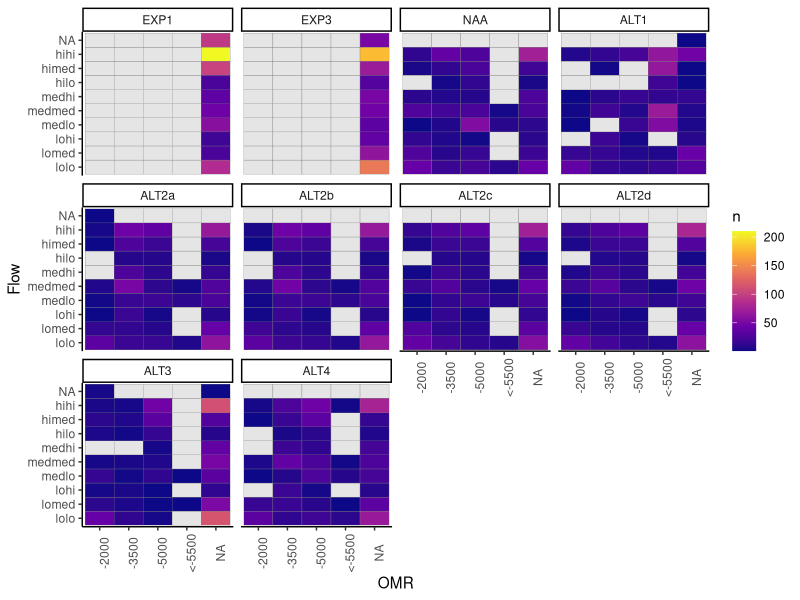
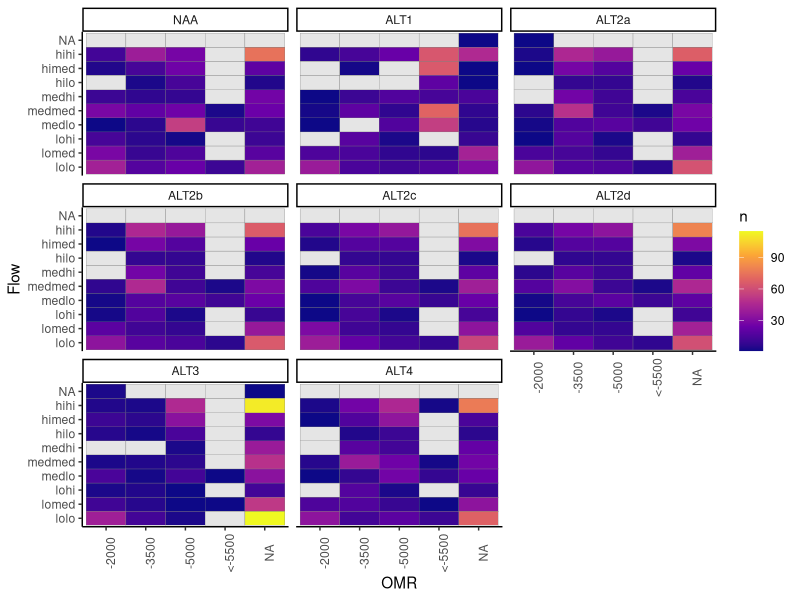
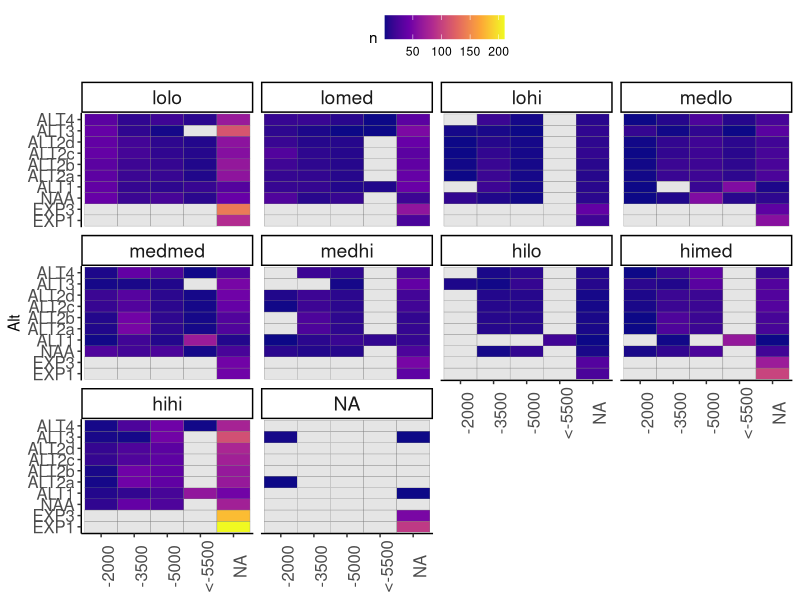
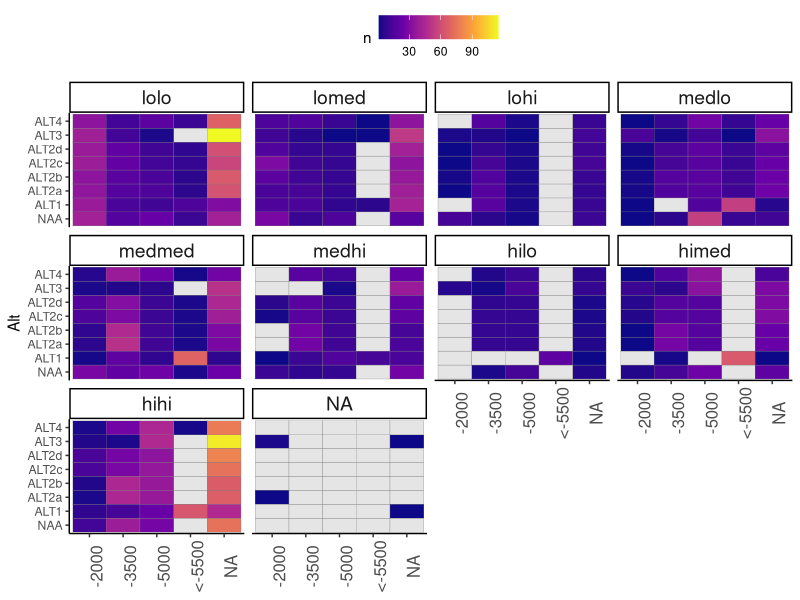
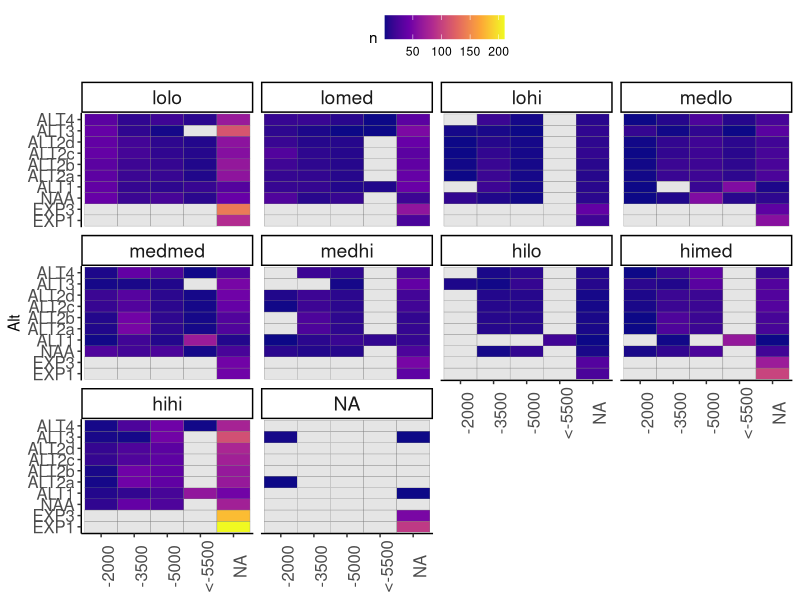
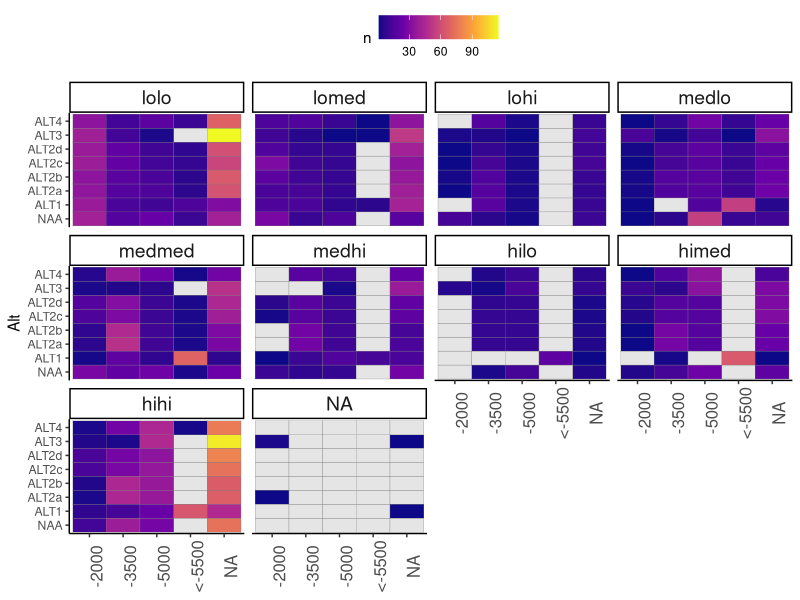

Source code (R) for these figures, in order: (Note: this script raises an error after producing the figures.)
##############################################
# Last updated 10/19/2023 by Catarina Pien (USBR)
# Calculate sample sizes for each alt in flow and OMR bins
# There is a version for the BA (Frequency) that needs to be edited
# and a version for ZOI which also applies to other analyses
#################################################

library(ggplot2)
library(dplyr)
library(readr)
library(readxl)
library(lubridate)
library(viridis)
library(tidyr)

# This part applies to both sections.
# Read data -------------------------------

# order
alt_order = c("EXP1", "EXP3", "NAA",
              "ALT1",
              "ALT2a", "ALT2b", "ALT2c", "ALT2d",
              "ALT3", "ALT4")
col_order = c("Flow", "OMR", "OMR_range",  "EXP1", "EXP3", "NAA",
              "ALT1",
              "ALT2a", "ALT2b", "ALT2c", "ALT2d",
              "ALT3", "ALT4")
inflow_order = c("lolo", "lomed", "lohi", "medlo", "medmed", "medhi", "hilo", "himed", "hihi", "NA")
omr_order = c("< -3500", ">= -3500")
safe_pal <- c('#003E51','#007396', '#C69214', '#DDCBA4','#FF671F', '#215732','#4C12A1','#9a3324', "#88CCEE","#AA4499")

# read in data
bins <- read_excel("data_raw/calsim/Reclamation_2021LTO_SacR_SJR_OMR_Binning_rev01_20230929_result.xlsx", skip = 5)

# rename column names
colnames(bins) <- c("Date", "Flow_EXP1", "OMR_EXP1", "Flow_EXP3", "OMR_EXP3",
                    "Flow_NAA", "OMR_NAA", "Flow_ALT1", "OMR_ALT1",
                    "Flow_ALT2a", "OMR_ALT2a", "Flow_ALT2b", "OMR_ALT2b",
                    "Flow_ALT2c", "OMR_ALT2c", "Flow_ALT2d", "OMR_ALT2d",
                    "Flow_ALT3", "OMR_ALT3", "Flow_ALT4", "OMR_ALT4")
bins2 <- bins[-1,]

# Start here for ZOI analysis. Skip to BA section for BA analysis.
# ZOI -------------------------------
## reformat ----------------------
###  make long ---------

# use bins2 for looking at sample sizes for zone of influence
bins_long <-  bins2 %>%
  pivot_longer(
    -Date,
    cols_vary = "slowest",
    names_to = c(".value", "Alt"),
    names_sep = "_"
  ) %>%
  mutate(Month = month(Date))

## filter Dec-June --------
bins_months <- bins_long %>% filter(Month %in% c(12, 1, 2, 3, 4, 5, 6))

## calculate sample sizes -----------------

bins_summary_months <- bins_months %>%
  group_by(Flow, OMR, Alt) %>%
  summarize(n = n()) %>%
  ungroup() %>%
  mutate(Alt = factor(Alt, levels = alt_order ),
         Flow = factor(Flow, levels = inflow_order)) %>%
  arrange(Flow, OMR, Alt)

# fill in groups that have no samples; replace with zero
bins_summary_complete <- bins_summary_months %>%
  complete(Flow, OMR,
           nesting(Alt),
           fill = list(n = 0))

# make tables ------------------------------------

# sample sizes
bins_months_table <- bins_summary_complete %>%
  pivot_wider(names_from = "Alt", values_from = "n", values_fill = list(n = 0)) %>%
  arrange(Flow, OMR)%>%
  mutate(Flow = factor(Flow, levels = inflow_order),
         OMR_range = case_when(OMR == "-2000" ~ "-2500 to -1500",
                               OMR == "-3500" ~ "-4000 to -3000",
                               OMR == "-5000" ~ "-5500 to -4500",
                               OMR == "<-5500" ~ "less than -5500",
                               TRUE~"NA"))
bins_months_table_v2 <- bins_months_table[, col_order]

# calculate proportion in each group by alt
bins_months_prop_table_v2 <- bins_months_table_v2 %>%
  mutate(across(EXP1:ALT4, ~.x/sum(.x))) %>%
  mutate(across(EXP1:ALT4, ~round(.x,3)))

# calculate proportion NA
not_included <- bins_summary_complete %>%
  filter((Flow == "NA" | OMR == "NA") | (Flow == "NA" & OMR == "NA")) %>%
  group_by(Alt) %>%
  summarize(num =sum(n),
            prop = num/700)

# plot results --------------------------
bins_plotting <- bins_summary_complete %>%
  mutate(n = replace(n, n == 0, NA))

ggplot(bins_plotting) + geom_tile(aes(OMR, Flow, fill = n), color = "gray50") +
  facet_wrap(~Alt) +
  # scale_fill_viridis(option = "plasma") +
  scale_fill_viridis_c(na.value = "gray90", option = "plasma") +
  theme_classic() +
  theme(axis.text.x = element_text(angle = 90) )

ggplot(bins_plotting%>% filter(!Alt %in% c("EXP1", "EXP3"))) +
  geom_tile(aes(OMR, Flow, fill = n), color = "gray50") +
  facet_wrap(~Alt) +
  scale_fill_viridis_c(na.value = "gray90", option = "plasma") +
  theme_classic() +
  theme(axis.text.x = element_text(angle = 90) )

(plot_n_alts_omr_inflow_v2 <- ggplot(bins_plotting ) +
    geom_tile(aes(OMR, Alt, fill = n), color = "gray50") +
    facet_wrap(~Flow) +
    scale_fill_viridis_c(na.value = "gray90", option = "plasma") +
    theme_classic() +
    theme(axis.text.x = element_text(angle = 90, size = 12),
          axis.title.x = element_blank(),
          axis.text.y = element_text(size = 12),
          strip.text = element_text(size = 14),
          legend.position = "top"))

(plot_n_alts_omr_inflow_noexp_v2 <-ggplot(bins_plotting %>% filter(!Alt %in% c("EXP1", "EXP3"))) +
    geom_tile(aes(OMR, Alt, fill = n), color = "gray50") +
    facet_wrap(~Flow) +
    scale_fill_viridis_c(na.value = "gray90", option = "plasma") +
    theme_classic() +
    theme(axis.text.x = element_text(angle = 90, size = 12),
          axis.title.x = element_blank(),
          strip.text = element_text(size = 14),
          legend.position = "top"))

# export------------

## write plots------------
png("figures/plot_n_alts_omr_inflow_zoi.png", width = 8, height = 8, units = "in", res = 300, pointsize = 10)
plot_n_alts_omr_inflow_v2
dev.off()

png("figures/plot_n_alts_omr_inflow_no_exp_zoi.png", width = 8, height = 8, units = "in", res = 300, pointsize = 10)
plot_n_alts_omr_inflow_noexp_v2
dev.off()

## Write tables --------------------------
write_csv(bins_months_table, "data_export/bin_samplesizes_acrossalts_zoi.csv")
write_csv(bins_months_prop_table, "data_export/bin_prop_samplesizes_acrossalts_zoi.csv")












# This part applies to BA.
# BA bins include grouping all the "NA" values into separate bins.
# BA ------------------------
## reformat ----------------------
omr_bins <- read_excel("data_raw/calsim/Reclamation_2021LTO_OMR_rev01_20231010.xlsx", skip = 11)
bins2_flow <- dplyr::select(bins2, contains("Flow"))
bins_upd <- cbind(omr_bins, bins2_flow)

colnames(bins_upd) <- c("Date", "OMR_EXP1",  "OMR_EXP3","OMR_NAA",
                     "OMR_ALT1","OMR_ALT2a",
                    "OMR_ALT2b","OMR_ALT2c", "OMR_ALT2d","OMR_ALT3","OMR_ALT4",
                    "Flow_EXP1",  "Flow_EXP3", "Flow_NAA", "Flow_ALT1",
                    "Flow_ALT2a", "Flow_ALT2b", "Flow_ALT2c", "Flow_ALT2d",
                    "Flow_ALT3", "Flow_ALT4" )

###  make long ---------

# use bins_upd for looking at frequency in the BA
bins_long <-  bins_upd %>%
  pivot_longer(
    -Date,
    cols_vary = "slowest",
    names_to = c(".value", "Alt"),
    names_sep = "_"
  ) %>%
  mutate(Month = month(Date))

### filter Dec-June --------
bins_months <- bins_long %>% filter(Month %in% c(12, 1, 2, 3, 4, 5, 6))


### regroup OMR (freq analysis only) ---------
bins_freq <- bins_months %>%
  mutate(OMR_group = case_when(OMR >= -3500 ~ ">= -3500",
                               OMR < -3500 ~ "< -3500",
                               TRUE ~ "Other")) %>%
  rename(OMR_val = OMR,
         OMR = OMR_group)

# bins_freq <- bins_months %>%
#   mutate(OMR_group = case_when(OMR > -1500 ~ "positive",
#                                 OMR >= -2500 & OMR <=-1500 ~ "-2000",
#                                 OMR >= -4000 & OMR <=-3000 ~ "-3500",
#                                 OMR >= -5500 & OMR <=-4500 ~ "-5000",
#                                 OMR <=-5500 ~ "less than -5500",
#                                 TRUE ~ "Other")) %>%
#   rename(OMR_val = OMR,
#          OMR = OMR_group)

### calculate sample sizes -----------------
bins_summary_months <- bins_freq %>%
  group_by(Flow, OMR, Alt) %>%
  summarize(n = n()) %>%
  ungroup() %>%
  mutate(Alt = factor(Alt, levels = alt_order ),
         Flow = factor(Flow, levels = inflow_order),
         OMR = factor(OMR, levels = omr_order)) %>%
         # OMR = factor(OMR, levels = c("positive", "-2000", "-3500", "-5000", "less than -5500", "Other"))) %>%
  arrange(Flow, OMR, Alt)

# fill in groups that have no samples; replace with zero
bins_summary_complete <- bins_summary_months %>%
  complete(Flow, OMR,
           nesting(Alt),
           fill = list(n = 0))

## make tables ------------------------------------

# sample sizes
bins_months_table <- bins_summary_complete %>%
  pivot_wider(names_from = "Alt", values_from = "n", values_fill = list(n = 0)) %>%
  arrange(Flow, OMR)%>%
  mutate(Flow = factor(Flow, levels = inflow_order),
         OMR_range = case_when(OMR == "< -3500" ~ "less than -3500",
                               OMR == ">= -3500" ~ "greater than or equal to -3500"))
bins_months_table <- bins_months_table[, col_order]

# calculate proportion in each group by alt
bins_months_prop_table <- bins_months_table %>%
  mutate(across(EXP1:ALT4, ~.x/sum(.x))) %>%
  mutate(across(EXP1:ALT4, ~round(.x,3)))

# calculate proportion NA
not_included <- bins_summary_complete %>%
  # filter(OMR %in% c("Other", "positive")) %>%
  filter((Flow == "NA" | OMR == "Other") | (Flow == "NA" & OMR == "Other")) %>%
  group_by(Alt, OMR) %>%
  summarize(num =sum(n),
            prop = round(num/700,2))

# not_included_wide <- not_included %>%
#   select(-num) %>%
#   pivot_wider(names_from = "Alt", values_from = "prop")
# write_csv(not_included_wide, "data_export/data_not_included_allalts.csv")

## plot results --------------------------
bins_plotting <- bins_summary_complete %>%
  mutate(n = replace(n, n == 0, NA))

ggplot(bins_plotting) + geom_tile(aes(OMR, Flow, fill = n), color = "gray50") +
  facet_wrap(~Alt) +
  # scale_fill_viridis(option = "plasma") +
  scale_fill_viridis_c(na.value = "gray90", option = "plasma") +
  theme_classic() +
  theme(axis.text.x = element_text(angle = 90) )

ggplot(bins_plotting%>% filter(!Alt %in% c("EXP1", "EXP3"))) +
  geom_tile(aes(OMR, Flow, fill = n), color = "gray50") +
  facet_wrap(~Alt) +
  scale_fill_viridis_c(na.value = "gray90", option = "plasma") +
  theme_classic() +
  theme(axis.text.x = element_text(angle = 90) )

(plot_n_alts_omr_inflow <- ggplot(bins_plotting) +
    geom_tile(aes(OMR, Alt, fill = n), color = "gray50") +
    facet_wrap(~Flow) +
    scale_fill_viridis_c(na.value = "gray90", option = "plasma") +
    theme_classic() +
    theme(axis.text.x = element_text(angle = 90, size = 12),
          axis.title.x = element_blank(),
          axis.text.y = element_text(size = 12),
          strip.text = element_text(size = 14),
          legend.position = "top"))

(plot_n_alts_omr_inflow_noexp <-ggplot(bins_plotting %>% filter(!Alt %in% c("EXP1", "EXP3"))) +
    geom_tile(aes(OMR, Alt, fill = n), color = "gray50") +
    facet_wrap(~Flow) +
    scale_fill_viridis_c(na.value = "gray90", option = "plasma") +
    theme_classic() +
    theme(axis.text.x = element_text(angle = 90, size = 12),
          axis.title.x = element_blank(),
          strip.text = element_text(size = 14),
          legend.position = "top"))

## export------------

## write plots------------
png("figures/plot_n_alts_omr_inflow_freq.png", width = 8, height = 8, units = "in", res = 300, pointsize = 10)
plot_n_alts_omr_inflow
dev.off()

png("figures/plot_n_alts_omr_inflow_noexp_freq.png", width = 8, height = 8, units = "in", res = 300, pointsize = 10)
plot_n_alts_omr_inflow_noexp
dev.off()


## Write tables --------------------------
write_csv(bins_months_table, "data_export/bin_samplesizes_acrossalts_freq.csv")
write_csv(bins_months_prop_table, "data_export/bin_prop_samplesizes_acrossalts_freq.csv")
